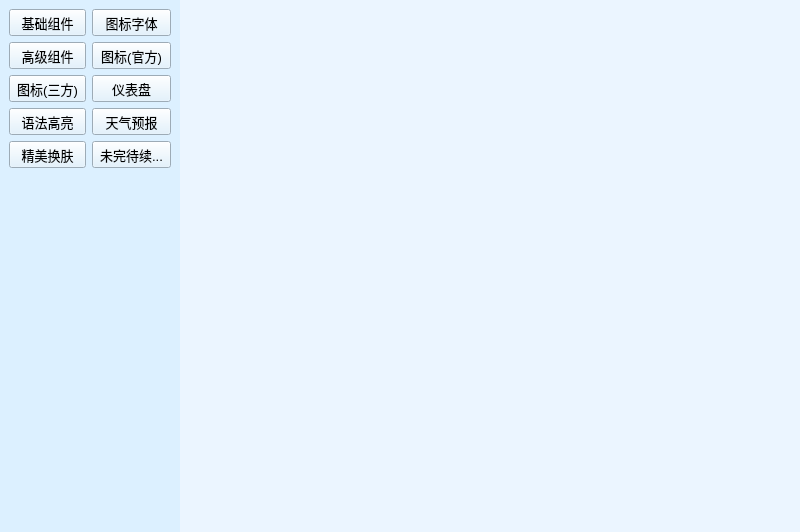
<?xml version="1.0" encoding="UTF-8"?>
<ui version="4.0">
 <class>Widget</class>
 <widget class="QWidget" name="Widget">
  <property name="geometry">
   <rect>
    <x>0</x>
    <y>0</y>
    <width>800</width>
    <height>532</height>
   </rect>
  </property>
  <property name="windowTitle">
   <string>Widget</string>
  </property>
  <layout class="QHBoxLayout" name="horizontalLayout">
   <property name="spacing">
    <number>0</number>
   </property>
   <property name="leftMargin">
    <number>0</number>
   </property>
   <property name="topMargin">
    <number>0</number>
   </property>
   <property name="rightMargin">
    <number>0</number>
   </property>
   <property name="bottomMargin">
    <number>0</number>
   </property>
   <item>
    <widget class="QWidget" name="widget" native="true">
     <property name="styleSheet">
      <string notr="true">background-color: rgb(220, 240, 255);</string>
     </property>
     <layout class="QGridLayout" name="gridLayout">
      <item row="2" column="0">
       <widget class="QToolButton" name="tbtnThirdChat">
        <property name="sizePolicy">
         <sizepolicy hsizetype="Minimum" vsizetype="Fixed">
          <horstretch>0</horstretch>
          <verstretch>0</verstretch>
         </sizepolicy>
        </property>
        <property name="font">
         <font>
          <pointsize>10</pointsize>
         </font>
        </property>
        <property name="text">
         <string>图标(三方)</string>
        </property>
        <property name="icon">
         <iconset resource="res.qrc">
          <normaloff>:/res/customplot.png</normaloff>:/res/customplot.png</iconset>
        </property>
        <property name="iconSize">
         <size>
          <width>64</width>
          <height>64</height>
         </size>
        </property>
        <property name="checkable">
         <bool>true</bool>
        </property>
        <property name="toolButtonStyle">
         <enum>Qt::ToolButtonTextUnderIcon</enum>
        </property>
       </widget>
      </item>
      <item row="0" column="1">
       <widget class="QToolButton" name="tbtnFont">
        <property name="sizePolicy">
         <sizepolicy hsizetype="Minimum" vsizetype="Fixed">
          <horstretch>0</horstretch>
          <verstretch>0</verstretch>
         </sizepolicy>
        </property>
        <property name="font">
         <font>
          <pointsize>10</pointsize>
         </font>
        </property>
        <property name="text">
         <string>图标字体</string>
        </property>
        <property name="icon">
         <iconset resource="res.qrc">
          <normaloff>:/res/iconfont.png</normaloff>:/res/iconfont.png</iconset>
        </property>
        <property name="iconSize">
         <size>
          <width>64</width>
          <height>64</height>
         </size>
        </property>
        <property name="checkable">
         <bool>true</bool>
        </property>
        <property name="toolButtonStyle">
         <enum>Qt::ToolButtonTextUnderIcon</enum>
        </property>
       </widget>
      </item>
      <item row="3" column="1">
       <widget class="QToolButton" name="tbtnWeather">
        <property name="sizePolicy">
         <sizepolicy hsizetype="Minimum" vsizetype="Fixed">
          <horstretch>0</horstretch>
          <verstretch>0</verstretch>
         </sizepolicy>
        </property>
        <property name="font">
         <font>
          <pointsize>10</pointsize>
         </font>
        </property>
        <property name="text">
         <string>天气预报</string>
        </property>
        <property name="icon">
         <iconset resource="res.qrc">
          <normaloff>:/res/weather.png</normaloff>:/res/weather.png</iconset>
        </property>
        <property name="iconSize">
         <size>
          <width>64</width>
          <height>64</height>
         </size>
        </property>
        <property name="checkable">
         <bool>true</bool>
        </property>
        <property name="toolButtonStyle">
         <enum>Qt::ToolButtonTextUnderIcon</enum>
        </property>
       </widget>
      </item>
      <item row="4" column="0">
       <widget class="QToolButton" name="tbtnSkin">
        <property name="sizePolicy">
         <sizepolicy hsizetype="Minimum" vsizetype="Fixed">
          <horstretch>0</horstretch>
          <verstretch>0</verstretch>
         </sizepolicy>
        </property>
        <property name="font">
         <font>
          <pointsize>10</pointsize>
         </font>
        </property>
        <property name="text">
         <string>精美换肤</string>
        </property>
        <property name="icon">
         <iconset resource="res.qrc">
          <normaloff>:/res/skin.png</normaloff>:/res/skin.png</iconset>
        </property>
        <property name="iconSize">
         <size>
          <width>64</width>
          <height>64</height>
         </size>
        </property>
        <property name="checkable">
         <bool>true</bool>
        </property>
        <property name="toolButtonStyle">
         <enum>Qt::ToolButtonTextUnderIcon</enum>
        </property>
       </widget>
      </item>
      <item row="3" column="0">
       <widget class="QToolButton" name="tbtnHighlight">
        <property name="sizePolicy">
         <sizepolicy hsizetype="Minimum" vsizetype="Fixed">
          <horstretch>0</horstretch>
          <verstretch>0</verstretch>
         </sizepolicy>
        </property>
        <property name="font">
         <font>
          <pointsize>10</pointsize>
         </font>
        </property>
        <property name="text">
         <string>语法高亮</string>
        </property>
        <property name="icon">
         <iconset resource="res.qrc">
          <normaloff>:/res/hilight.png</normaloff>:/res/hilight.png</iconset>
        </property>
        <property name="iconSize">
         <size>
          <width>64</width>
          <height>64</height>
         </size>
        </property>
        <property name="checkable">
         <bool>true</bool>
        </property>
        <property name="toolButtonStyle">
         <enum>Qt::ToolButtonTextUnderIcon</enum>
        </property>
       </widget>
      </item>
      <item row="1" column="0">
       <widget class="QToolButton" name="tbtnAdvanced">
        <property name="sizePolicy">
         <sizepolicy hsizetype="Minimum" vsizetype="Fixed">
          <horstretch>0</horstretch>
          <verstretch>0</verstretch>
         </sizepolicy>
        </property>
        <property name="font">
         <font>
          <pointsize>10</pointsize>
         </font>
        </property>
        <property name="text">
         <string>高级组件</string>
        </property>
        <property name="icon">
         <iconset resource="res.qrc">
          <normaloff>:/res/advance.png</normaloff>:/res/advance.png</iconset>
        </property>
        <property name="iconSize">
         <size>
          <width>64</width>
          <height>64</height>
         </size>
        </property>
        <property name="checkable">
         <bool>true</bool>
        </property>
        <property name="toolButtonStyle">
         <enum>Qt::ToolButtonTextUnderIcon</enum>
        </property>
       </widget>
      </item>
      <item row="2" column="1">
       <widget class="QToolButton" name="tbtnPanel">
        <property name="sizePolicy">
         <sizepolicy hsizetype="Minimum" vsizetype="Fixed">
          <horstretch>0</horstretch>
          <verstretch>0</verstretch>
         </sizepolicy>
        </property>
        <property name="font">
         <font>
          <pointsize>10</pointsize>
         </font>
        </property>
        <property name="text">
         <string>仪表盘</string>
        </property>
        <property name="icon">
         <iconset resource="res.qrc">
          <normaloff>:/res/gauge.png</normaloff>:/res/gauge.png</iconset>
        </property>
        <property name="iconSize">
         <size>
          <width>64</width>
          <height>64</height>
         </size>
        </property>
        <property name="checkable">
         <bool>true</bool>
        </property>
        <property name="toolButtonStyle">
         <enum>Qt::ToolButtonTextUnderIcon</enum>
        </property>
       </widget>
      </item>
      <item row="0" column="0">
       <widget class="QToolButton" name="tbtnBasic">
        <property name="sizePolicy">
         <sizepolicy hsizetype="Minimum" vsizetype="Fixed">
          <horstretch>0</horstretch>
          <verstretch>0</verstretch>
         </sizepolicy>
        </property>
        <property name="font">
         <font>
          <pointsize>10</pointsize>
         </font>
        </property>
        <property name="text">
         <string>基础组件</string>
        </property>
        <property name="icon">
         <iconset resource="res.qrc">
          <normaloff>:/res/base.png</normaloff>:/res/base.png</iconset>
        </property>
        <property name="iconSize">
         <size>
          <width>64</width>
          <height>64</height>
         </size>
        </property>
        <property name="checkable">
         <bool>true</bool>
        </property>
        <property name="toolButtonStyle">
         <enum>Qt::ToolButtonTextUnderIcon</enum>
        </property>
       </widget>
      </item>
      <item row="4" column="1">
       <widget class="QToolButton" name="tbtnContinue">
        <property name="sizePolicy">
         <sizepolicy hsizetype="Minimum" vsizetype="Fixed">
          <horstretch>0</horstretch>
          <verstretch>0</verstretch>
         </sizepolicy>
        </property>
        <property name="font">
         <font>
          <pointsize>10</pointsize>
         </font>
        </property>
        <property name="text">
         <string>未完待续...</string>
        </property>
        <property name="icon">
         <iconset resource="res.qrc">
          <normaloff>:/res/more.png</normaloff>:/res/more.png</iconset>
        </property>
        <property name="iconSize">
         <size>
          <width>64</width>
          <height>64</height>
         </size>
        </property>
        <property name="checkable">
         <bool>true</bool>
        </property>
        <property name="toolButtonStyle">
         <enum>Qt::ToolButtonTextUnderIcon</enum>
        </property>
       </widget>
      </item>
      <item row="1" column="1">
       <widget class="QToolButton" name="tbtnOfficialChat">
        <property name="sizePolicy">
         <sizepolicy hsizetype="Minimum" vsizetype="Fixed">
          <horstretch>0</horstretch>
          <verstretch>0</verstretch>
         </sizepolicy>
        </property>
        <property name="font">
         <font>
          <pointsize>10</pointsize>
         </font>
        </property>
        <property name="text">
         <string>图标(官方)</string>
        </property>
        <property name="icon">
         <iconset resource="res.qrc">
          <normaloff>:/res/chart.png</normaloff>:/res/chart.png</iconset>
        </property>
        <property name="iconSize">
         <size>
          <width>64</width>
          <height>64</height>
         </size>
        </property>
        <property name="checkable">
         <bool>true</bool>
        </property>
        <property name="toolButtonStyle">
         <enum>Qt::ToolButtonTextUnderIcon</enum>
        </property>
       </widget>
      </item>
      <item row="5" column="0">
       <spacer name="verticalSpacer">
        <property name="orientation">
         <enum>Qt::Vertical</enum>
        </property>
        <property name="sizeHint" stdset="0">
         <size>
          <width>20</width>
          <height>40</height>
         </size>
        </property>
       </spacer>
      </item>
     </layout>
    </widget>
   </item>
   <item>
    <widget class="QStackedWidget" name="stackedWidget">
     <property name="styleSheet">
      <string notr="true">background-color: rgb(235, 245, 255);</string>
     </property>
    </widget>
   </item>
  </layout>
 </widget>
 <resources>
  <include location="res.qrc"/>
 </resources>
 <connections/>
</ui>
